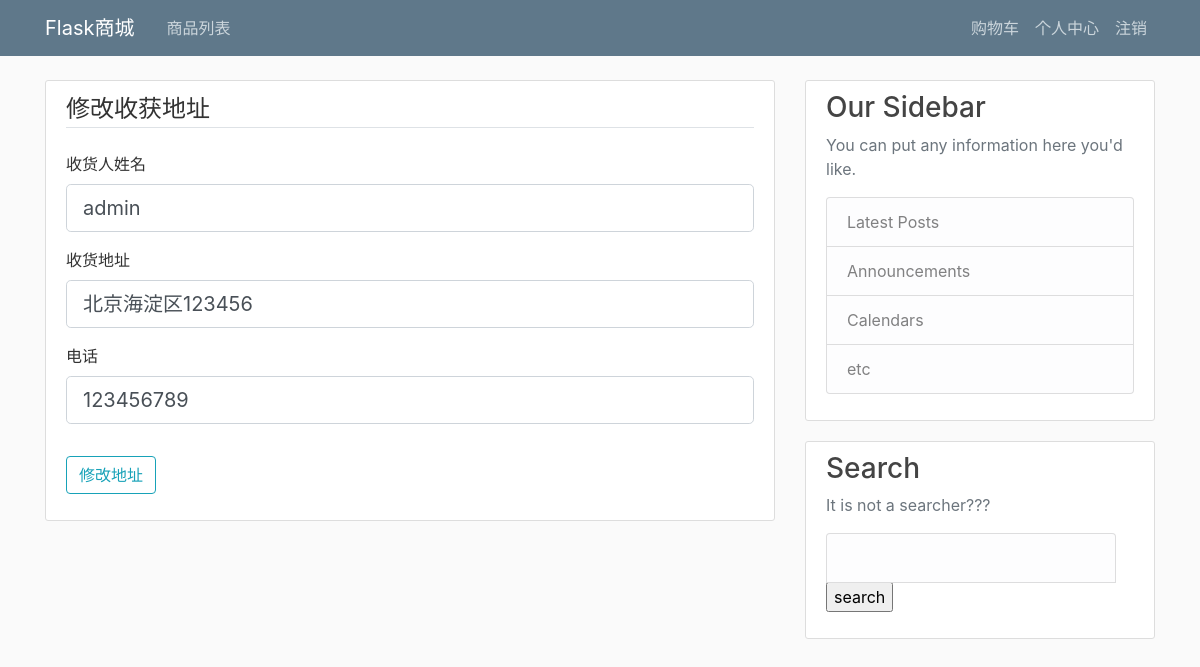
Screenshot of /customer/detail/update/1 (signed in) with the database file from the repository.
### taobao/models.py (models this page shows, shortened)
class CustomerDetail(db.Model):
    __tablename__ = "CustomerDetail"
    id = db.Column(db.Integer,primary_key=True)
    consignee = db.Column(db.String(20),nullable=False)
    address = db.Column(db.String(40),nullable=False)
    telephone = db.Column(db.String(20),nullable=False)
    customer_id = db.Column(db.Integer,db.ForeignKey("Customer.id"),nullable=False)
    is_default = db.Column(db.Integer,nullable=False,default=0)

### taobao/routes.py (the view)
@app.route("/customer/detail/update/<int:id>",methods=["GET","POST"])
@login_required
def update_customer_detail(id):
    if current_user.table_name !="Customer":
        abort(403)
    detail = CustomerDetail.query.filter_by(id=id).first_or_404()
    form = UpdateCustomerDetailForm()
    if form.validate_on_submit():
        detail.consignee = form.consignee.data
        detail.address = form.address.data
        detail.telephone = form.telephone.data
        db.session.commit()
        flash("收获地址更新成功！","success")
        return redirect(url_for("show_customer_detail"))
    elif request.method =="GET":
        form.consignee.data = detail.consignee
        form.address.data = detail.address
        form.telephone.data = detail.telephone
    return render_template("update_customer_detail.html",form=form)

### taobao/forms.py
class UpdateCustomerDetailForm(FlaskForm):
    consignee = StringField("收货人姓名",validators=[InputRequired(),Length(max=20,min=2)])
    address = StringField("收货地址", validators=[InputRequired(),Length(min=10,max=40)])
    telephone = StringField("电话",validators=[InputRequired(),Length(max=20,min=9)])
    submit = SubmitField("修改地址")

### taobao/models.py (called while the page is built)
@login_manager.user_loader
def load_user(user_id):
    return User.query.get(int(user_id))

### taobao/templates/update_customer_detail.html (shortened to what this page needs)
{% extends "layout.html" %}
{% block content %}
    <div class="content-section">
        <form method="POST" action="">
            <fieldset class="form-group">
                <legend class="border-bottom mb-4">修改收获地址</legend>
                <div class="form-group">
                    {{ form.consignee.label(class="form-control-label") }}
                    {% if form.consignee.errors %}
                        {{ form.consignee(class="form-control form-control-lg is-invalid") }}
                        <div class="invalid-feedback">
                            {% for error in form.consignee.errors %}
                                <span>{{ error }}</span>
                            {% endfor %}
                        </div>
                    {% else %}
                        {{ form.consignee(class="form-control form-control-lg") }}
                    {% endif %}
                </div>
                <div class="form-group">
                    {{ form.address.label(class="form-control-label") }}
                    {% if form.address.errors %}
                        {{ form.address(class="form-control form-control-lg is-invalid") }}
                        <div class="invalid-feedback">
                            {% for error in form.address.errors %}
                                <span>{{ error }}</span>
                            {% endfor %}
                        </div>
                    {% else %}
                        {{ form.address(class="form-control form-control-lg") }}
                    {% endif %}
                </div>
                <div class="form-group">
                    {{ form.telephone.label(class="form-control-label") }}
                    {% if form.telephone.errors %}
                        {{ form.telephone(class="form-control form-control-lg is-invalid") }}
                        <div class="invalid-feedback">
                            {% for error in form.telephone.errors %}
                                <span>{{ error }}</span>
                            {% endfor %}
                        </div>
                    {% else %}
                        {{ form.telephone(class="form-control form-control-lg") }}
                    {% endif %}
                </div>
            </fieldset>
            <div class="form-group">
                {{ form.submit(class="btn btn-outline-info") }}
            </div>
        </form>
    </div>
{% endblock content %}

### taobao/static/main.css (style rules this page uses)
body { background: #fafafa; color: #333333; margin-top: 5rem; }
.content-section { background: #ffffff; padding: 10px 20px; border: 1px solid #dddddd; border-radius: 3px; margin-bottom: 20px; }

### rows the page displays
CustomerDetail: consignee "admin", address "北京海淀区123456", telephone "123456789"
